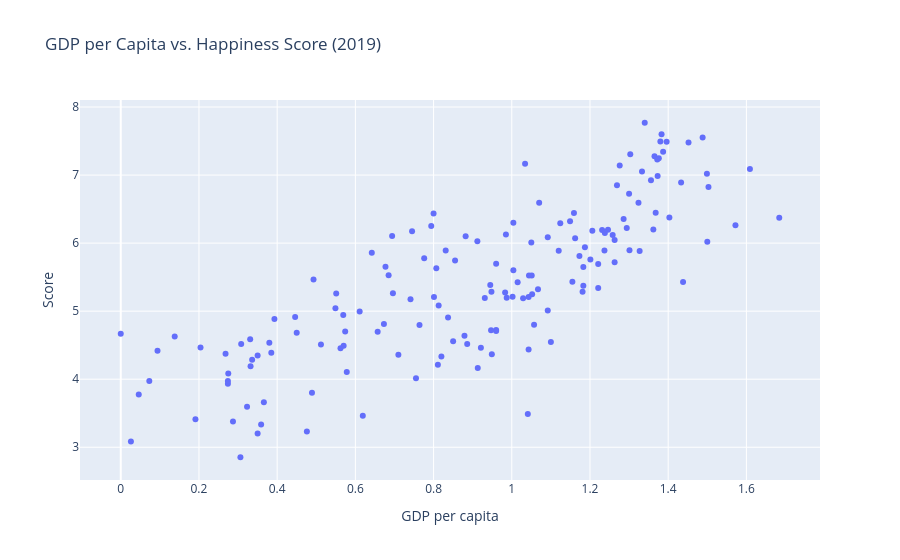

Write notebook code for a chart like this one.
### Markdown cell above
## Question 2: Which regions have the highest average happiness, and how much do countries within each region vary?

### Code cell
import pandas as pd
import plotly.express as px

# Load the uploaded dataset
df = pd.read_csv("2019.csv")

# Scatter plot using exact column names from this dataset
fig = px.scatter(
    df,
    x="GDP per capita",
    y="Score",  # Correct column name for Happiness Score
    hover_name="Country or region",  # Displays country name on hover
    title="GDP per Capita vs. Happiness Score (2019)",
)
fig.show()

### Figure 1 — Plotly figure (JSON) as saved in the notebook; plotly's stock layout.template omitted (floating-point values rounded to 4 significant figures; data arrays with more than 128 entries replaced by an {"elided": "..."} marker saying what was removed)
{"data": [{"hovertemplate": "<b>%{hovertext}</b><br><br>GDP per capita=%{x}<br>Score=%{y}<extra></extra>", "hovertext": {"elided": "156 str values"}, "legendgroup": "", "marker": {"color": "#636efa", "symbol": "circle"}, "mode": "markers", "name": "", "orientation": "v", "showlegend": false, "type": "scatter", "x": {"elided": "156 float values"}, "xaxis": "x", "y": {"elided": "156 float values"}, "yaxis": "y"}], "layout": {"legend": {"tracegroupgap": 0}, "title": {"text": "GDP per Capita vs. Happiness Score (2019)"}, "xaxis": {"anchor": "y", "domain": [0, 1], "title": {"text": "GDP per capita"}}, "yaxis": {"anchor": "x", "domain": [0, 1], "title": {"text": "Score"}}}}
